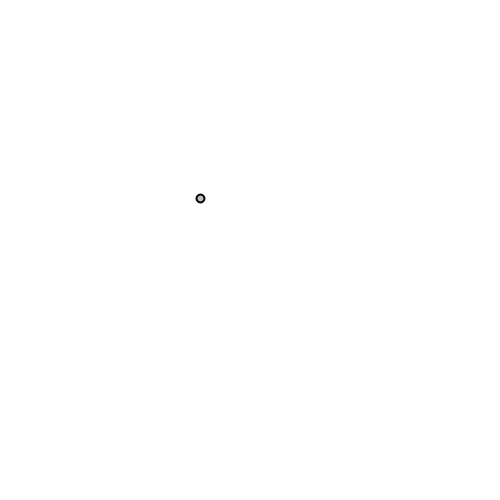
Frame 1 (no input)
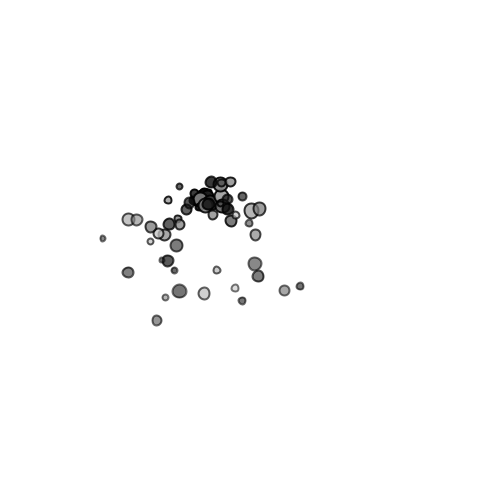
Frame 60 (the mouse pressed at the canvas centre just before this capture)
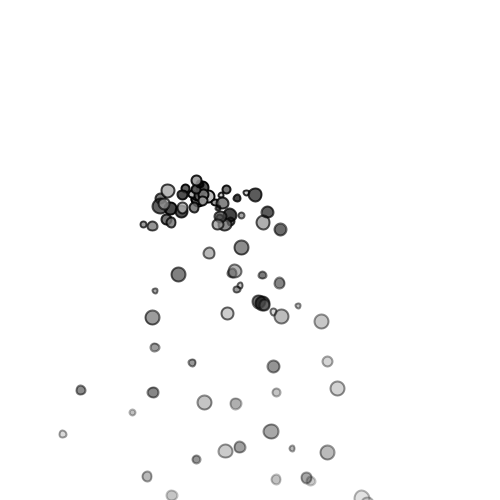
Frame 120 (the mouse held since frame 60 and released just before this capture)

The Processing sketch that drew these frames (run headless with seeded random() and noise(); from frame 60 on, the mouse is pressed at the canvas centre):

// Processing sketch: inclass_20220322
// ── inclass_20220322.pde

ParticleSystem p = new ParticleSystem(new PVector(200,200));

void setup() {
  size(500,500); 
}

void draw() {
  background(255);
  p.run();
}

void mouseClicked() {
  p = new ParticleSystem(new PVector(mouseX, mouseY)); 
}

// ── Particle.pde


class Particle {
  PVector loc;
  PVector vel;
  PVector acc;
  float lifespan;
  color c;
  float r;
  
  Particle(PVector l) {
    acc = new PVector(0,0);
    vel = new PVector(random(-2,2), random(-2,0));
    loc = l.copy();
    lifespan = 255.0;
    c = color(random(0,200));
    r = random(5,15);
  }
  void display() {
    stroke(0,lifespan);
    strokeWeight(2);
    fill(c,lifespan);
    ellipse(loc.x,loc.y, r,r);
  }
  void update() {
    loc.add(vel);
    vel.add(acc);
    acc.mult(0);
    lifespan -= 2;
  }
  void applyForce(PVector force) {
    acc.add(force); 
  }
  
}

// ── ParticleSystem.pde

class ParticleSystem {
  ArrayList<Particle> parts;
  PVector origin;
  
  ParticleSystem(PVector o) {
    origin = o.copy();
    parts = new ArrayList<Particle>();
  }
  
  void run() {
    parts.add(new Particle(origin));
    for(int i=parts.size() - 1; i>=0; i--) {
      parts.get(i).applyForce(new PVector(0,0.1));
      parts.get(i).update();
      parts.get(i).display();
      if(parts.get(i).lifespan < 0) {
        parts.remove(i);
      }
    }
    
  }
}
